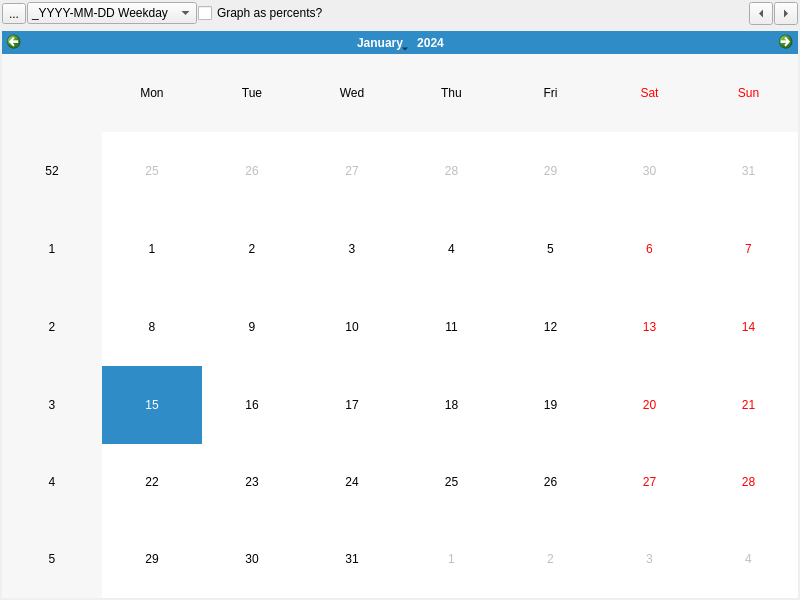
<?xml version="1.0" encoding="UTF-8"?>
<ui version="4.0">
 <class>OnlineCountsTracker</class>
 <widget class="QWidget" name="OnlineCountsTracker">
  <property name="geometry">
   <rect>
    <x>0</x>
    <y>0</y>
    <width>800</width>
    <height>600</height>
   </rect>
  </property>
  <property name="sizePolicy">
   <sizepolicy hsizetype="Preferred" vsizetype="Preferred">
    <horstretch>0</horstretch>
    <verstretch>0</verstretch>
   </sizepolicy>
  </property>
  <property name="windowTitle">
   <string>Form</string>
  </property>
  <layout class="QVBoxLayout" name="verticalLayout">
   <property name="leftMargin">
    <number>2</number>
   </property>
   <property name="topMargin">
    <number>2</number>
   </property>
   <property name="rightMargin">
    <number>2</number>
   </property>
   <property name="bottomMargin">
    <number>2</number>
   </property>
   <item>
    <layout class="QHBoxLayout" name="controlsLayout">
     <property name="spacing">
      <number>1</number>
     </property>
     <item>
      <widget class="QToolButton" name="refreshButton">
       <property name="autoFillBackground">
        <bool>false</bool>
       </property>
       <property name="styleSheet">
        <string notr="true"/>
       </property>
       <property name="text">
        <string>...</string>
       </property>
       <property name="icon">
        <iconset resource="../resources.qrc">
         <normaloff>:/images/images/RefreshIcon.png</normaloff>:/images/images/RefreshIcon.png</iconset>
       </property>
      </widget>
     </item>
     <item>
      <widget class="QComboBox" name="dateSelectionBox">
       <property name="sizePolicy">
        <sizepolicy hsizetype="Maximum" vsizetype="Fixed">
         <horstretch>0</horstretch>
         <verstretch>0</verstretch>
        </sizepolicy>
       </property>
       <item>
        <property name="text">
         <string>_YYYY-MM-DD Weekday</string>
        </property>
       </item>
       <item>
        <property name="text">
         <string>_YYYY-MM-DD Weekday</string>
        </property>
       </item>
       <item>
        <property name="text">
         <string>_YYYY-MM-DD Weekday</string>
        </property>
       </item>
       <item>
        <property name="text">
         <string>_YYYY-MM-DD Weekday</string>
        </property>
       </item>
       <item>
        <property name="text">
         <string>_YYYY-MM-DD Weekday</string>
        </property>
       </item>
       <item>
        <property name="text">
         <string>_YYYY-MM-DD Weekday</string>
        </property>
       </item>
       <item>
        <property name="text">
         <string>_YYYY-MM-DD Weekday</string>
        </property>
       </item>
       <item>
        <property name="text">
         <string>_YYYY-MM-DD Weekday</string>
        </property>
       </item>
      </widget>
     </item>
     <item>
      <widget class="QCheckBox" name="graphPercentsCheckbox">
       <property name="text">
        <string>Graph as percents?</string>
       </property>
      </widget>
     </item>
     <item>
      <spacer name="horizontalSpacer">
       <property name="orientation">
        <enum>Qt::Horizontal</enum>
       </property>
       <property name="sizeHint" stdset="0">
        <size>
         <width>40</width>
         <height>20</height>
        </size>
       </property>
      </spacer>
     </item>
     <item>
      <widget class="QToolButton" name="prevDateButton">
       <property name="text">
        <string>...</string>
       </property>
       <property name="arrowType">
        <enum>Qt::LeftArrow</enum>
       </property>
      </widget>
     </item>
     <item>
      <widget class="QToolButton" name="nextDateButton">
       <property name="text">
        <string>...</string>
       </property>
       <property name="arrowType">
        <enum>Qt::RightArrow</enum>
       </property>
      </widget>
     </item>
    </layout>
   </item>
   <item>
    <layout class="QVBoxLayout" name="graphContainer">
     <item>
      <widget class="QCalendarWidget" name="_placeholder"/>
     </item>
    </layout>
   </item>
  </layout>
 </widget>
 <resources>
  <include location="../resources.qrc"/>
 </resources>
 <connections/>
</ui>
